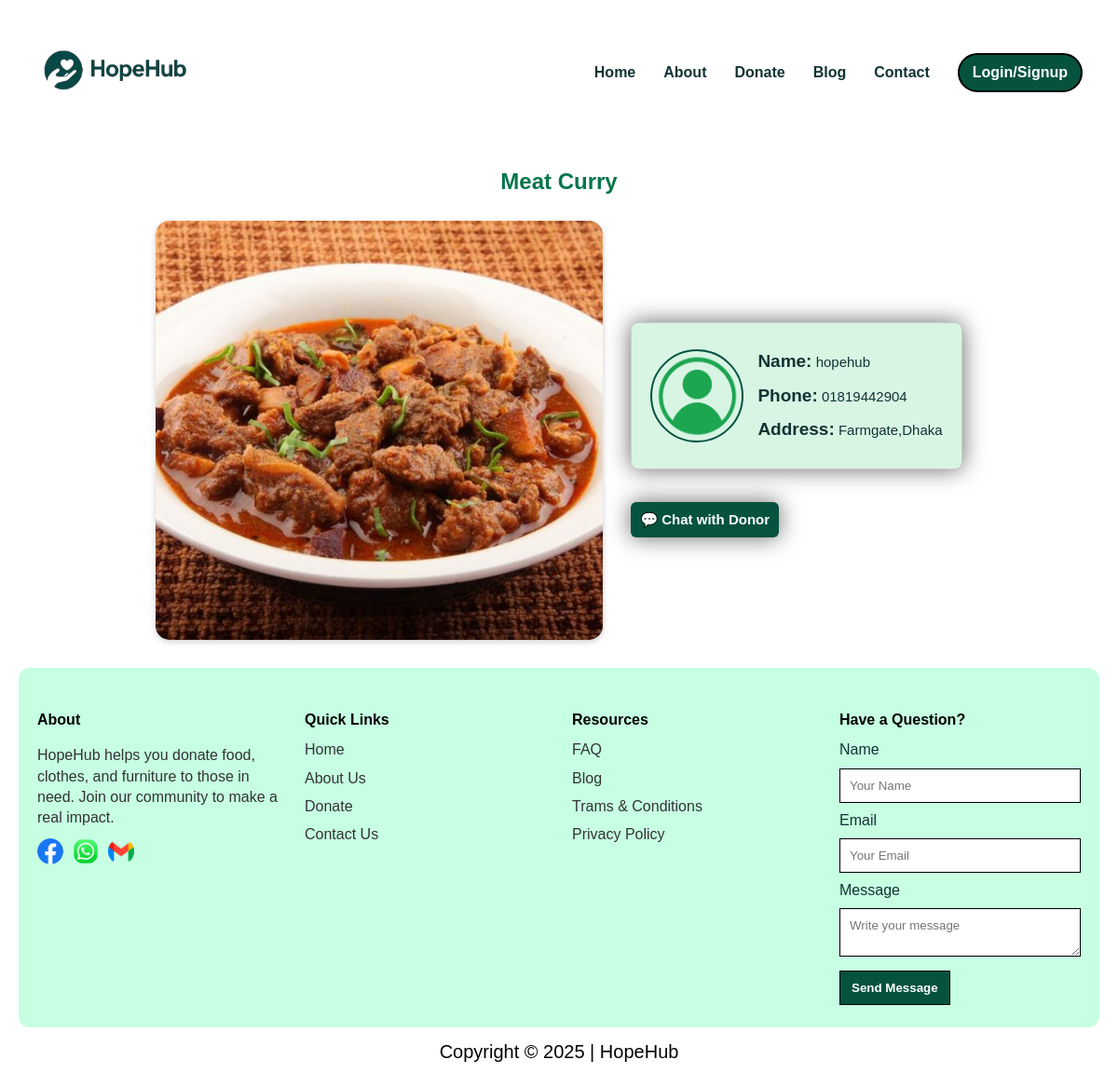
/donations/item/39/, run on the app's committed database.
### donations/models.py (models this page shows, shortened)
class Donation(models.Model):
    CATEGORY_CHOICES = [
        ('food', 'Food'),
        ('clothes', 'Clothes'),
        ('furniture', 'Furniture'),
    ]
    donor = models.ForeignKey(User, on_delete=models.CASCADE)
    category = models.CharField(max_length=20, choices=CATEGORY_CHOICES)
    item_name = models.CharField(max_length=100)
    item_image = models.ImageField(upload_to='donation_images/')
    quantity = models.PositiveIntegerField()
    address = models.TextField()
    donor_phone = models.CharField(max_length=20, blank=True, null=True)
    donor_address = models.TextField(blank=True, null=True)
    details = models.TextField()
    created_at = models.DateTimeField(auto_now_add=True)

### accounts/models.py (models this page shows, shortened)
class CustomUser(AbstractUser):
    phone = models.CharField(max_length=15, blank=True, null=True)
    name = models.CharField(max_length=150)
    address = models.TextField(blank=True, null=True)
    objects = CustomUserManager()

### donations/views.py (the view)
# urls.py: path('item/<int:item_id>/', views.item_detail, name='item_detail'),
def item_detail(request, item_id):
    item = get_object_or_404(Donation, id=item_id)
    context = {
        'item': item,
        'donor': item.donor,
    }
    return render(request, 'donations/item_detail.html', context)

### donations/templates/donations/item_detail.html (shortened to what this page needs)
{% load static %}
<!doctype html>
<html lang="bn" xmlns="http://www.w3.org/1999/html">
<head>
 <link rel="stylesheet" href="{% static 'donations/details.css'%}">
</head>
<body>
  <div class="wrap">
    <header>
      <div class="brand">
        <a href="{% url 'home' %}"> <img src="{% static 'image/logo.png' %}" alt="HopeHub Logo"> </a>
      </div>
      <nav aria-label="Main navigation">
  <a href="{% url 'home' %}">Home</a>
  <a href="{% url 'aboutus' %}">About</a>
  <a href="{% url 'donateform' %}">Donate</a>
  <a href="{% url 'blog' %}">Blog</a>
  <a href="{% url 'contactus' %}">Contact</a>
  {% if user.is_authenticated %}
    <a href="{% url 'profile' %}" class="profile-icon">
      <img src="{% static 'image/profile.png' %}" alt="Profile" style="width:60px; height:40px; border-radius:50%;">
    </a>
  {% else %}
    <a class="cta" href="{% url 'login' %}">Login/Signup</a>
  {% endif %}
</nav>
    </header>
  <main class="item-section">
    <h2 class="item-title">{{ item.item_name }} </h2>
    <div class="item-container">
        <div class="item-image">
            {% if item.item_image %}
                <img src="{{ item.item_image.url }}" alt="{{ item.item_name }}">
            {% endif %}
        </div>
        <div class="item-info">
            <div class="donor-box">
                {% if item.donor.profile.picture %}
                    <img src="{{ item.donor.profile.picture.url }}" alt="{{ item.donor.username }}" class="donor-pic">
                {% else %}
                    <img src="{% static 'image/profile.png' %}" alt="{{ item.donor.username }}" class="donor-pic">
                {% endif %}
                <div class="donor-info">
                    <p><strong>Name:</strong> {{ item.donor.username }}</p>
<p><strong>Phone:</strong> {{ item.donor_phone }}</p>
<p><strong>Address:</strong> {{ item.donor_address }}</p>
                </div>
            </div>
<a href="{% url 'chat' item.id %}">
    <button class="chat-btn">💬 Chat with Donor</button>
            </a>
        </div>
    </div>
</main>
    <footer>
<div class="footer-col">
  <h4>About</h4>
  <p>HopeHub helps you donate food, clothes, and furniture to those in need.
Join our community to make a real impact.</p>
  <div class="social-icons">
    <a href="https://www.facebook.com" target="_blank">
        <img src="{% static 'image/facebook.png' %}" alt="Facebook">
    </a>
    <a href="https://web.whatsapp.com" target="_blank">
        <img src="{% static 'image/whatsapp.png' %}" alt="WhatsApp">
    </a>
    <a href="https://mail.google.com" target="_blank">
        <img src="{% static 'image/gmail.png' %}" alt="Gmail">
</a>
</div>
</div>
  <div class="footer-col links">
    <h4>Quick Links</h4>
    <ul>
      <li><a href="{% url 'home' %}">Home</a></li>
      <li><a href="{% url 'aboutus' %}">About Us</a></li>
      <li><a href="{% url 'donateform' %}">Donate</a></li>
      <li><a href="{% url 'contactus' %}">Contact Us</a></li>
    </ul>
  </div>
  <div class="footer-col resources">
    <h4>Resources</h4>
    <ul>
      <li><a href="{% url 'faq' %}">FAQ</a></li>
      <li><a href="{% url 'blog' %}">Blog</a></li>
      <li><a href="{% url 'termsconditions' %}">Trams & Conditions</a></li>
      <li><a href="{% url 'privacypolicy' %}">Privacy Policy</a></li>
    </ul>
  </div>
      <div class="footer-col contact-form" style="max-width:320px" >
        <h4>Have a Question?</h4>
        <form class="contact-form" action="https://api.web3forms.com/submit" method="POST">
              <label>Name</label>
              <input type="text" name="name" placeholder="Your Name">
              <label>Email</label>
              <input type="email" name="email" placeholder="Your Email">
              <label>Message</label>
              <textarea name="message" placeholder="Write your message"></textarea>
              <button type="submit">Send Message</button>
          </form>
      </div>
    </footer>
 <div class="copyright">
  Copyright &copy; 2025 | HopeHub
</div>
  </div>
</body>
</html>

### donations/static/donations/details.css (style rules this page uses)
:root { --green: #05533f; --green-dark: #076b25; --accent:#f1fdf6; --muted: #ffffff; --soft:#eafdf3; --radius:14px; --shadow: 0 6px 20px rgba(16,42,30,0.08); font-family: "Inter", system-ui, sans-serif; }
* { box-sizing:border-box }
body, h1, h2, h3, h4, h5, h6, input, textarea, button, p { font-family: 'Inria Sans', sans-serif; }
body { margin:0; background: #ffffff; color:#133; line-height:1.4; justify-content: center; align-items: center; display: flex; }
a { color:inherit;text-decoration:none }
img { max-width:100%;display:block }
.wrap { max-width: 1440px; width: 100%; margin:28px auto; padding:0 20px; }
header { width:100%; height:100px; background:white; padding:14px 18px; display:flex; justify-content:space-between; align-items:center; }
.brand img { width:180px; height:auto; }
nav { display:flex; gap:30px; align-items:center; font-weight:600; margin-left:auto; }
.cta { background: var(--green); color: white; padding: 8px 14px; border-radius:25px; border:2px solid black; font-weight:700; transition: background 0.3s; }
.item-section { padding: 30px 60px; }
.item-title { text-align: center; color: #04764b; margin-bottom: 25px; }
.item-container { display: flex; gap: 30px; justify-content: center; align-items: center; }
.item-image img { width: 480px; height: 450px; object-fit: cover; box-shadow: 0 2px 6px rgba(0,0,0,0.2); border-radius: 15px; }
.item-info { max-width: 400px; display: flex; flex-direction: column; gap: 15px; justify-content: center; }
.donor-box { background: #d8f5e4; padding: 20px; border-radius: 8px; border: 1px solid #ccc; display: flex; align-items: center; gap: 15px; box-shadow: 0 0 25px rgba(0,0,0,0.6); }
.donor-pic { width: 100px; height: 100px; border-radius: 50%; object-fit: cover; border: 2px solid var(--green); }
.donor-info { flex: 1; font-size: 15px; line-height: 1.6; }
.donor-info p { font-size: 15px; margin: 6px 0; font-weight: 500; }
.donor-info p strong { font-size: 19px; font-weight: 700; }
.chat-btn { background: #05533f; margin-top: 20px; color: #fff; border: none; padding: 10px; border-radius: 6px; cursor: pointer; font-size: 15px; font-weight: bold; transition: 0.3s; box-shadow: 0 0 25px rgba(0,0,0,0.6); }
footer { background: #C6FFE2; padding: 24px 20px; display: flex; flex-wrap: wrap; gap: 28px; border-radius: 12px; }
footer .footer-col { flex: 1 1 200px; }
footer .footer-col h4 { font-weight: 700; margin-bottom: 10px; color: #000; }
footer .footer-col p { font-weight: 400; color: #333; margin-bottom: 10px; line-height: 1.4; }
footer .footer-col ul { list-style: none; padding-left: 0; margin: 0; }
footer .footer-col ul li { margin-bottom: 8px; color: #333; cursor: pointer; }
footer .social-icons { display: flex; gap: 10px; margin-top: 8px; }
.footer-col .social-icons img { width: 28px; height: 28px; object-fit: cover; border-radius: 50%; }
.copyright { text-align: center; color: #000; font-size: 20px; margin: 12px 0 20px 0; }
.contact-form input,.contact-form textarea { width:100%; padding:10px; margin:8px 0; border: 1px solid black; }
.contact-form button { background:var(--green); color:white; padding:10px 12px; border: 1px solid black; cursor:pointer; font-weight:700; }

### data on the page
Donation: item_name "Meat Curry", item_image (picture), donor.username "hopehub", donor_phone "01819442904", donor_address "Farmgate,Dhaka"
